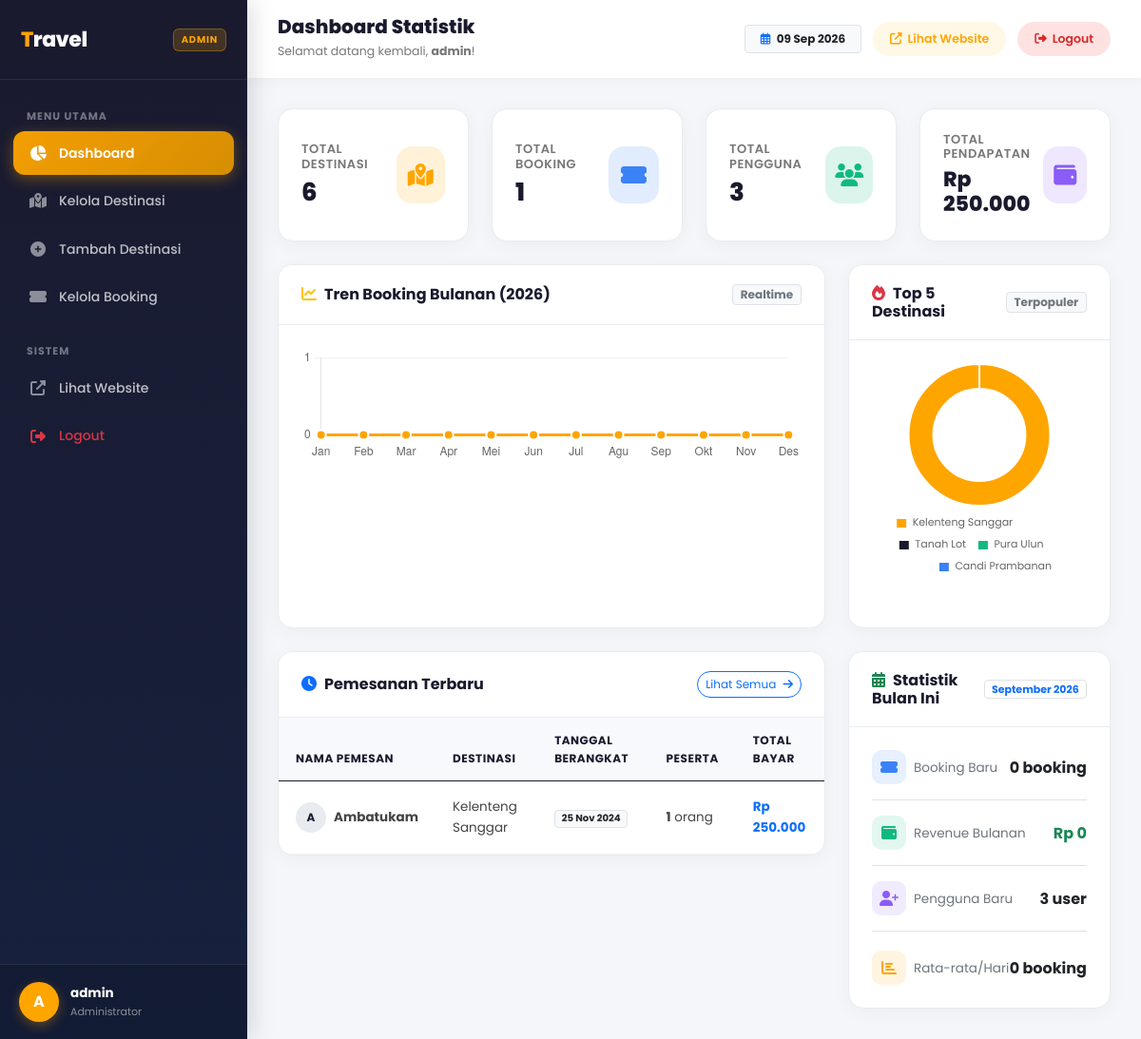
Before: /dashboardAdmin.php (signed in) with the older database file.
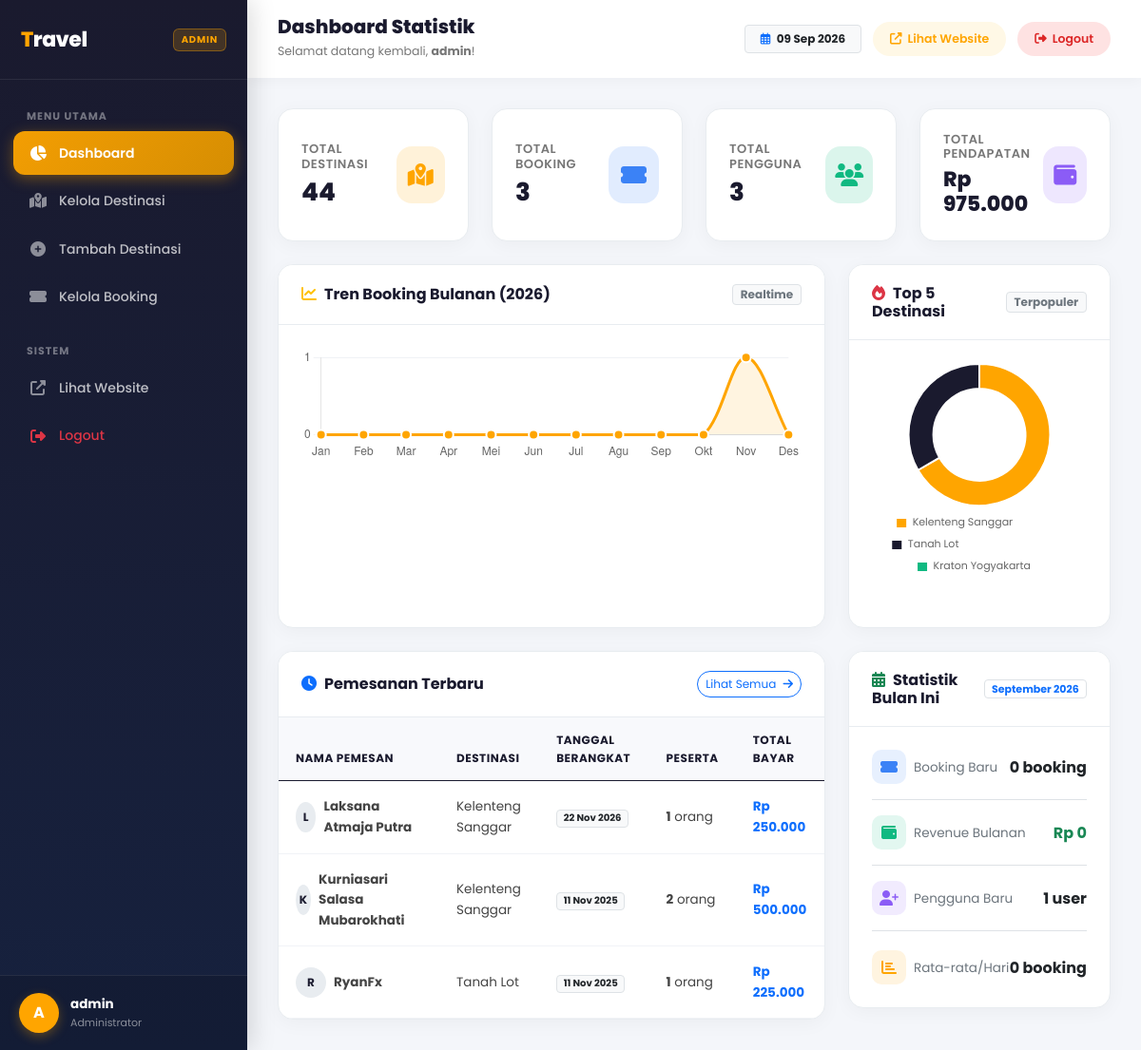
After: the same page with the newer database file.
### tables this page shows
CREATE TABLE `akun_admin` (
  `id_admin` int(11) NOT NULL AUTO_INCREMENT,
  `nama_admin` varchar(50) NOT NULL,
  `username` varchar(50) NOT NULL,
  `password` varchar(255) NOT NULL,
  PRIMARY KEY (`id_admin`)
);

CREATE TABLE `pemesanan` (
  `id_pemesanan` int(11) NOT NULL AUTO_INCREMENT,
  `id_akun` int(11) NOT NULL,
  `id_destinasi` int(11) NOT NULL,
  `jumlah_orang` int(11) NOT NULL,
  `asal` varchar(50) NOT NULL,
  `tanggal_berangkat` date NOT NULL,
  `tanggal_pulang` date NOT NULL,
  `status` enum('Pending','Accepted','Rejected') NOT NULL DEFAULT 'Pending',
  PRIMARY KEY (`id_pemesanan`),
  KEY `fk_pemesanan_akun` (`id_akun`),
  KEY `fk_pemesanan_destinasi` (`id_destinasi`),
  CONSTRAINT `fk_pemesanan_akun` FOREIGN KEY (`id_akun`) REFERENCES `akun` (`id_akun`) ON DELETE CASCADE,
  CONSTRAINT `fk_pemesanan_destinasi` FOREIGN KEY (`id_destinasi`) REFERENCES `destinasi` (`id_destinasi`) ON DELETE CASCADE
);

CREATE TABLE `akun` (
  `id_akun` int(11) NOT NULL AUTO_INCREMENT,
  `nama_lengkap` varchar(50) NOT NULL,
  `username` varchar(50) NOT NULL,
  `password` varchar(255) NOT NULL,
  `email` varchar(100) DEFAULT NULL,
  `foto_profil` varchar(255) DEFAULT NULL,
  `background_profil` varchar(255) DEFAULT NULL,
  `reset_otp` varchar(6) DEFAULT NULL,
  `reset_otp_expire` datetime DEFAULT NULL,
  `reset_otp_attempts` int(11) DEFAULT 0,
  `reset_otp_last_attempt` datetime DEFAULT NULL,
  `created_at` timestamp NOT NULL DEFAULT current_timestamp(),
  PRIMARY KEY (`id_akun`)
);

CREATE TABLE `destinasi` (
  `id_destinasi` int(11) NOT NULL AUTO_INCREMENT,
  `nama_destinasi` varchar(50) NOT NULL,
  `harga_destinasi` int(11) NOT NULL,
  `kategori_destinasi` enum('Wisata Alam','Wisata Budaya','Wisata Kampung','Wisata Religi') NOT NULL,
  `kota_destinasi` enum('Bali','Banyuwangi','Malang','Surabaya','Yogyakarta') NOT NULL,
  `latitude` float NOT NULL,
  `longitude` float NOT NULL,
  `gambar_destinasi` mediumblob NOT NULL,
  `deskripsi_destinasi` text NOT NULL,
  PRIMARY KEY (`id_destinasi`)
);

### dashboardAdmin.php (the view, shortened to what the rows shown need)
<?php
include "koneksi.php";
$id = $_SESSION['id'];
$stmt = $conn->prepare("SELECT * FROM akun_admin WHERE id_admin = ?");
$stmt->bind_param("i", $id);
$stmt->execute();
$result = $stmt->get_result();
$dataAdmin = $result->fetch_assoc();
?>
<!DOCTYPE html>
<html lang="id">
<head>
    <link href="https://cdn.jsdelivr.net/npm/bootstrap@5.0.2/dist/css/bootstrap.min.css" rel="stylesheet">
    <link rel="stylesheet" href="https://cdnjs.cloudflare.com/ajax/libs/font-awesome/6.2.1/css/all.min.css">
    <link rel="stylesheet" href="style.css">
</head>
<body class="bg-light">
    <div class="admin-layout">
        <main class="admin-main">
            <header class="admin-topbar">
                <div class="admin-topbar-title">
                    <span>Selamat datang kembali, <strong><?= htmlspecialchars($dataAdmin['nama_admin']) ?></strong>!</span>
                </div>
            </header>
            <div class="admin-body">
                <div class="row g-4 mb-4">
                    <div class="col-sm-6 col-xl-3">
                        <div class="stat-card-modern">
                            <div class="stat-card-info">
                                <h2>
                                    <?php
                                        $query = "SELECT COUNT(*) AS total FROM destinasi";
                                        $res = mysqli_query($conn, $query);
                                        $data = mysqli_fetch_assoc($res);
                                        echo $data['total'];
                                    ?>
                                </h2>
                            </div>
                        </div>
                    </div>
                    <div class="col-sm-6 col-xl-3">
                        <div class="stat-card-modern">
                            <div class="stat-card-info">
                                <h2>
                                    <?php
                                        $query = "SELECT COUNT(*) AS total FROM pemesanan";
                                        $res = mysqli_query($conn, $query);
                                        $data = mysqli_fetch_assoc($res);
                                        echo $data['total'];
                                    ?>
                                </h2>
                            </div>
                        </div>
                    </div>
                    <div class="col-sm-6 col-xl-3">
                        <div class="stat-card-modern">
                            <div class="stat-card-info">
                                <h2>
                                    <?php
                                        $query = "SELECT COUNT(*) AS total FROM akun";
                                        $res = mysqli_query($conn, $query);
                                        $data = mysqli_fetch_assoc($res);
                                        echo $data['total'];
                                    ?>
                                </h2>
                            </div>
                        </div>
                    </div>
                    <div class="col-sm-6 col-xl-3">
                        <div class="stat-card-modern">
                            <div class="stat-card-info">
                                <h2 style="font-size: 22px;">
                                    <?php
                                        $query = "SELECT SUM(d.harga_destinasi * p.jumlah_orang) AS total_revenue
                                                 FROM pemesanan p
                                                 JOIN destinasi d ON p.id_destinasi = d.id_destinasi";
                                        $res = mysqli_query($conn, $query);
                                        $data = mysqli_fetch_assoc($res);
                                        echo 'Rp ' . number_format($data['total_revenue'] ?? 0, 0, ',', '.');
                                    ?>
                                </h2>
                            </div>
                        </div>
                    </div>
                </div>
                <div class="row g-4">
                    <div class="col-lg-8">
                        <div class="admin-card-modern mb-0">
                            <div class="table-responsive">
                                <table class="table admin-table-modern mb-0">
                                    <thead>
                                        <tr>
                                            <th>Nama Pemesan</th>
                                            <th>Destinasi</th>
                                            <th>Tanggal Berangkat</th>
                                            <th>Peserta</th>
                                            <th>Total Bayar</th>
                                        </tr>
                                    </thead>
                                    <tbody>
                                        <?php
                                            $query = "SELECT p.*, a.nama_lengkap, d.nama_destinasi, d.harga_destinasi
                                                     FROM pemesanan p
                                                     JOIN akun a ON p.id_akun = a.id_akun
                                                     JOIN destinasi d ON p.id_destinasi = d.id_destinasi
                                                     ORDER BY p.id_pemesanan DESC
                                                     LIMIT 5";
                                            $res = mysqli_query($conn, $query);
                                            if(mysqli_num_rows($res) > 0) {
                                                while($booking = mysqli_fetch_assoc($res)) {
                                                    $total = $booking['harga_destinasi'] * $booking['jumlah_orang'];
                                                    echo "<tr>
                                                            <td>
                                                                <div class='d-flex align-items-center gap-2'>
                                                                    <div style='width:32px;height:32px;border-radius:50%;background:#e8ecf0;display:flex;align-items:center;justify-content:center;font-weight:700;font-size:12px;color:#1a1a2e;'>
                                                                        " . strtoupper(substr($booking['nama_lengkap'], 0, 1)) . "
                                                                    </div>
                                                                    <strong>" . htmlspecialchars($booking['nama_lengkap']) . "</strong>
                                                                </div>
                                                            </td>
                                                            <td>" . htmlspecialchars($booking['nama_destinasi']) . "</td>
                                                            <td><span class='badge bg-light text-dark border'>" . date('d M Y', strtotime($booking['tanggal_berangkat'])) . "</span></td>
                                                            <td><strong>{$booking['jumlah_orang']}</strong> orang</td>
                                                            <td class='text-primary fw-bold'>Rp " . number_format($total, 0, ',', '.') . "</td>
                                                          </tr>";
                                                }
                                            } else {
                                                echo "<tr><td colspan='5' class='text-center text-muted py-4'>Belum ada pemesanan terbaru.</td></tr>";
                                            }
                                        ?>
                                    </tbody>
                                </table>
                            </div>
                        </div>
                    </div>
                </div>
            </div>
        </main>
    </div>
</body>
</html>

Changed rows visible on the page:
removed pemesanan: id_akun.nama_lengkap "A", id_akun.nama_lengkap "Ambatukam", id_destinasi.nama_destinasi "Kelenteng Sanggar", tanggal_berangkat "25 Nov 2024", jumlah_orang "1", total "250.000"
added pemesanan: id_akun.nama_lengkap "L", id_akun.nama_lengkap "Laksana Atmaja Putra", id_destinasi.nama_destinasi "Kelenteng Sanggar", tanggal_berangkat "22 Nov 2026", jumlah_orang "1", total "250.000"
added pemesanan: id_akun.nama_lengkap "K", id_akun.nama_lengkap "Kurniasari Salasa Mubarokhati", id_destinasi.nama_destinasi "Kelenteng Sanggar", tanggal_berangkat "11 Nov 2025", jumlah_orang "2", total "500.000"
added pemesanan: id_akun.nama_lengkap "R", id_akun.nama_lengkap "RyanFx", id_destinasi.nama_destinasi "Tanah Lot", tanggal_berangkat "11 Nov 2025", jumlah_orang "1", total "225.000"
Other visible differences:
$data['total']: "6" → "44"
$data['total']: "1" → "3"
$data['total_revenue']: "250.000" → "975.000"
chart data {{ json_encode($bookingPerMonth) }}: [0,0,0,0,0,0,0,0,0,0,0,0] → [0,0,0,0,0,0,0,0,0,0,1,0]
chart data {{ json_encode($destinasiNames) }}: ["Kelenteng Sanggar","Tanah Lot","Pura Ulun","Candi Prambanan","Gunung Bromo"] → ["Kelenteng Sanggar","Tanah Lot","Kraton Yogyakarta","Jatim Park 2","Desa Wisata Nglanggeran"]
chart data {{ json_encode($destinasiCounts) }}: [1,0,0,0,0] → [2,1,0,0,0]
$data_user_month['total']: "3" → "1"
